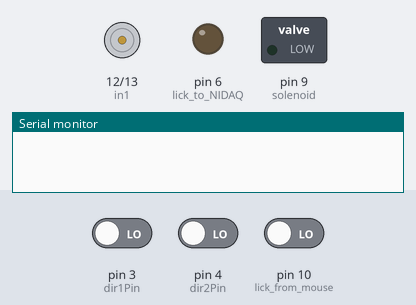
Simulated run of this sketch. Board: Arduino Uno, built with avr-gcc and run on an emulated ATmega328P. Shown: motor-driver pin pairs drawn as motors (green arrow = first pin HIGH = forward, orange = second pin HIGH = backward, longer = more drive, scaled by the enable pin), switched loads named in the sketch (green lamp = pin HIGH), output pins drawn as LEDs (lit = HIGH), the last lines printed to the serial monitor. The test bench sets the inputs (shaded band); at power-on: pin 3 (dir1Pin) LOW, pin 10 (lick_from_mouse) LOW, pin 4 (dir2Pin) LOW.

Above: at 1.2 s.
1.3 s: pin 3 (dir1Pin) driven HIGH
At 2.5 s:
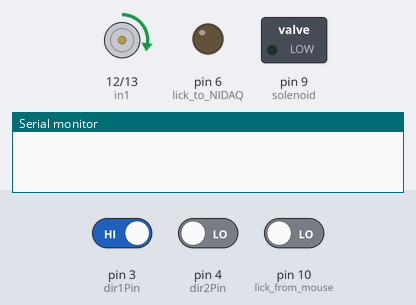
2.8 s: pin 10 (lick_from_mouse) driven HIGH
At 3.6 s:
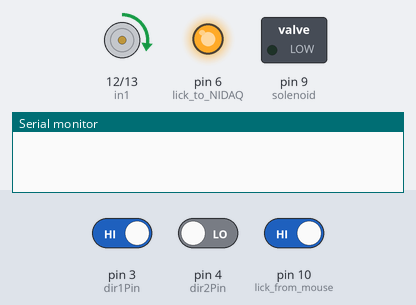
4.3 s: pin 3 (dir1Pin) driven LOW
At 5.4 s:
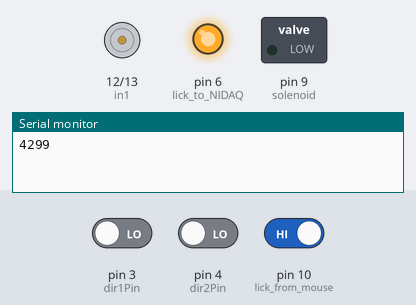
5.8 s: pin 4 (dir2Pin) driven HIGH
At 7.0 s:
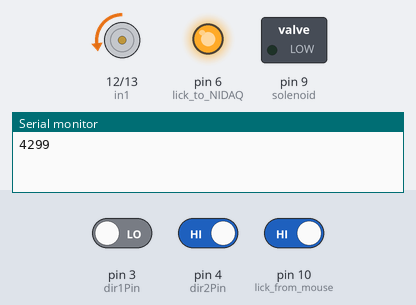
7.3 s: pin 4 (dir2Pin) driven LOW
At 8.3 s:
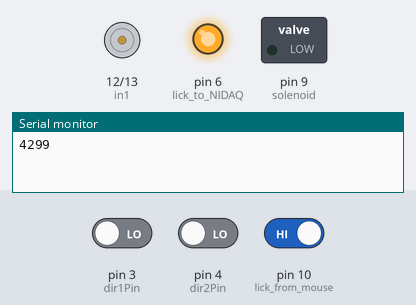
8.8 s: pin 10 (lick_from_mouse) driven LOW
At 9.4 s:
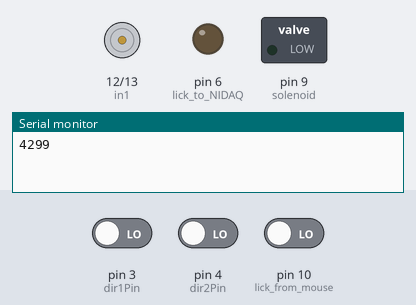
Timing chart, 0 to 11.3 s (numbered marks = the images above; inputs shaded):
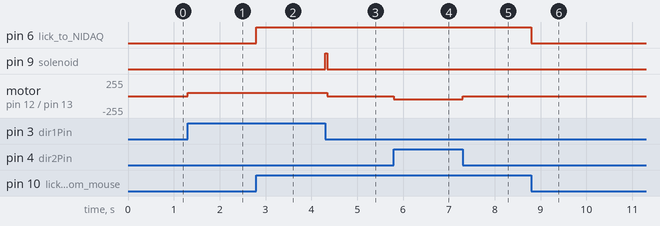

The sketch:

classical_rewardAfter.ino
```cpp
/* code for arduino
licks, valve, and motor code

nidaq contains trial structure, mirrors for opto, data collection
*/

#define enA 11 // Power
#define in1 12 // Direction
#define in2 13 // Direction

// name arduino pin numbers
const int lick_from_mouse = 10;
const int lick_to_NIDAQ = 6;

const int trial_start = 2;
const int dir1Pin = 3;
const int dir2Pin = 4;
const int reward_window = 5;
const int solenoid = 9;


unsigned long iti = 5000;
unsigned long reward_time = millis();
unsigned long current_time = millis();

// constants
const int solenoidOpenDur = 50;
unsigned long solenoidStartTime = 0;
bool flag = false;

// is pin output or input
void setup(){
    Serial.begin(9600); // for Serial.print debugging

// inputs
    pinMode(lick_from_mouse, INPUT);
    pinMode(reward_window, INPUT);
    pinMode(trial_start, INPUT);
    pinMode(dir1Pin, INPUT);
    pinMode(dir2Pin, INPUT);

// outputs
    pinMode(lick_to_NIDAQ, OUTPUT);
    pinMode(solenoid, OUTPUT);
    // motor output
    pinMode(enA, OUTPUT);
    pinMode(in1, OUTPUT);
    pinMode(in2, OUTPUT);
    // light
    pinMode(LED_BUILTIN, OUTPUT);

}

void loop(){
// motor
  int dir1 = digitalRead(dir1Pin);    // pin from nidaq
  int dir2 = digitalRead(dir2Pin);    // pin from nidaq

  if (dir1 ==  HIGH) {
    startMotor(HIGH, LOW, 50);  // Rotate clockwise
    flag = true;
    // Serial.print(F("dir1HIGH\n"));
  } else if (flag && dir1 == LOW){
    if(millis() > solenoidStartTime + 4000){
    Serial.print(millis());
    Serial.println();
     digitalWrite(solenoid, HIGH);
     delay(solenoidOpenDur);
     digitalWrite(solenoid, LOW);
    solenoidStartTime = millis();
    flag = !flag;
    }
  }
  else if (dir2 == HIGH) {
    startMotor(LOW, HIGH, 50);  // Rotate counterclockwise
   // Serial.print(F("dir2HIGH)\n"));
  } else {
    stopMotor();
  }

// licks
  if(digitalRead(lick_from_mouse) == HIGH){
    digitalWrite(lick_to_NIDAQ, HIGH);
  } else {
    digitalWrite(lick_to_NIDAQ, LOW);
}
}

// // reward
//   current_time = millis();
//   if(digitalRead(reward_window) == HIGH & digitalRead(lick_from_mouse) == HIGH & current_time - reward_time > iti){
//     reward_time = millis();
//     Serial.print(F("\n reward window"));
//     digitalWrite(solenoid, HIGH);
//     delay(solenoidOpenDur);
//     digitalWrite(solenoid, LOW);
//   }
// }

void stopMotor(){
    analogWrite(enA, 0);
}

void startMotor(int dir1, int dir2, int power){
  digitalWrite(in1, dir1);
  digitalWrite(in2, dir2);
  analogWrite(enA, power);
}
```

Measured:
- after the input at 1.3 s, motor on pin 12 (in1) / pin 13 (in2): stopped → forward 50/255 at once
- after the input at 2.8 s, pin 6 (lick_to_NIDAQ): LOW → HIGH at once
- after the input at 4.3 s, pin 9 (solenoid): LOW → HIGH at once, → LOW 0.05 s later; motor on pin 12 (in1) / pin 13 (in2): forward 50/255 → stopped after 0.05 s
- after the input at 5.8 s, motor on pin 12 (in1) / pin 13 (in2): stopped → backward 50/255 at once
- after the input at 7.3 s, motor on pin 12 (in1) / pin 13 (in2): backward 50/255 → stopped at once
- after the input at 8.8 s, pin 6 (lick_to_NIDAQ): HIGH → LOW at once
